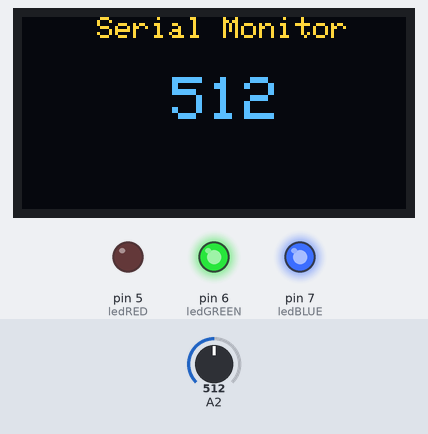
Recording of a sketch running on a simulated Arduino Uno, built with avr-gcc and run on an emulated ATmega328P. On the bench: 128×64 one-colour display, output pins drawn as LEDs (lit = HIGH). Dashed ring = blinking. The test bench sets the inputs (shaded band); at power-on: A2 = 512. The OLED is the two-colour kind (top 16 rows yellow).

Above: at 2.1 s.
2.2 s: A2 set to 11
At 4.1 s:
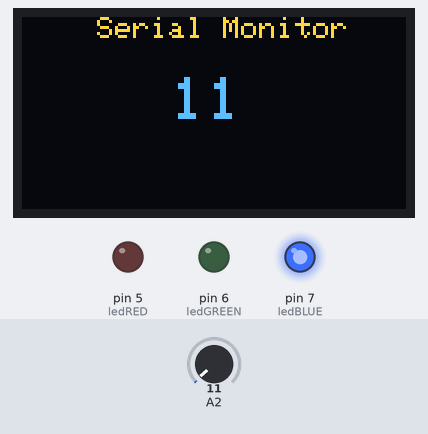
4.5 s: A2 set to 19
At 5.1 s:
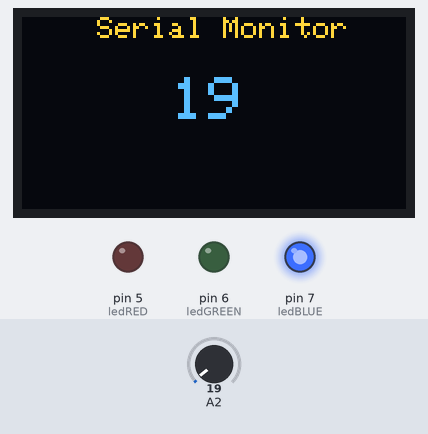
6.0 s: A2 set to 23
At 6.8 s:
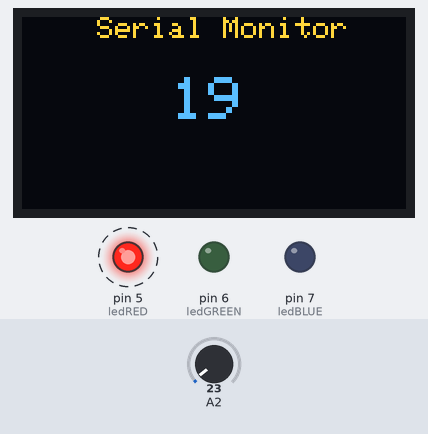
9.0 s: A2 set to 313
At 10.4 s:
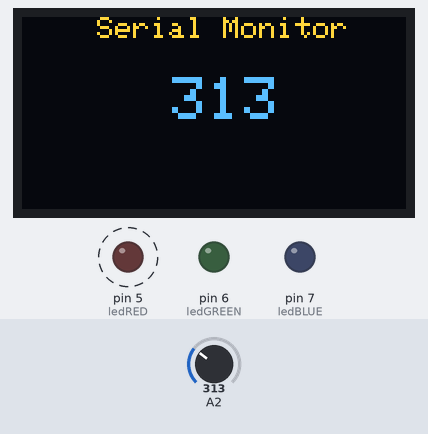
10.5 s: A2 set to 327
At 11.3 s:
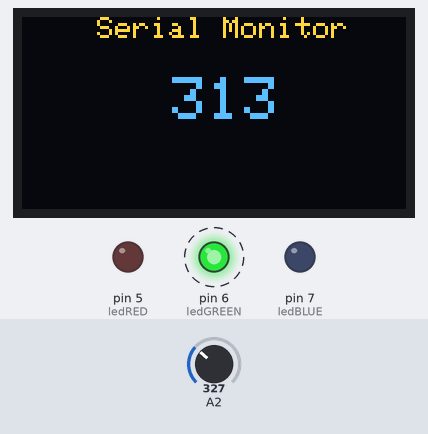
13.5 s: A2 set to 390
At 13.9 s:
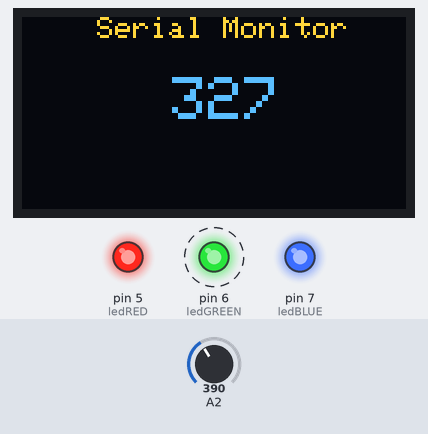
Timing chart, 0 to 17.5 s (numbered marks = the images above; inputs shaded):
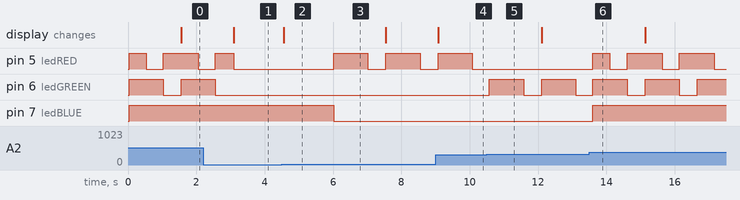

Measured:
- the behaviour switches between 20 and 21 on A2 (found by bisection; images 2 and 3)
- the behaviour switches between 319 and 320 on A2 (found by bisection; images 4 and 5)
- after the input at 2.2 s, pin 6 (ledGREEN): goes on until 2.6 s, then stays LOW; the display: changes after 0.89 s (image 1)
- after the input at 4.5 s, the display: changes after 0.05 s (image 2)
- after the input at 6.0 s, pin 5 (ledRED): alternates HIGH for 1.0 s and LOW for 0.53 s, starting at once; pin 7 (ledBLUE): HIGH → LOW at once
- after the input at 9.0 s, the display: changes after 0.07 s (image 4)
- after the input at 10.5 s, pin 5 (ledRED): stops changing and stays LOW; pin 6 (ledGREEN): alternates HIGH for 1.0 s and LOW for 0.53 s, starting after 0.08 s
- after the input at 13.5 s, pin 5 (ledRED): LOW → HIGH after 0.10 s, then repeats every 1.5 s: LOW 0.50 s, HIGH 1.0 s; pin 7 (ledBLUE): LOW → HIGH after 0.10 s

The sketch:

BatteryTester.ino
```cpp
/*
Nick Sola
Eltrn-107 Intro to Robotics
Project 1 - Battery Tester
*/

int ledRED = 5;
int ledGREEN = 6;
int ledBLUE = 7;

//Only used for youtube demo. Adafruit libraries required to run I2C screen.
#include <SPI.h>
#include <Wire.h>
#include <Adafruit_GFX.h>
#include <Adafruit_SSD1306.h>

#define SCREEN_WIDTH 128
#define SCREEN_HEIGHT 64


#define OLED_RESET     4
Adafruit_SSD1306 display(SCREEN_WIDTH, SCREEN_HEIGHT, &Wire, OLED_RESET);


void setup() {
  pinMode(A2,INPUT);
  pinMode(ledRED,OUTPUT);
  pinMode(ledBLUE,OUTPUT);
  pinMode(ledGREEN,OUTPUT);
  Serial.begin (9600);
  Serial.begin(9600);


  if(!display.begin(SSD1306_SWITCHCAPVCC, 0x3C)) {
    Serial.println(F("SSD1306 allocation failed"));
    for(;;);
  }


}

void loop () {
  //Standby mode
if ((analogRead(A2) < 21)) {
    digitalWrite(ledGREEN,LOW);
    digitalWrite(ledBLUE,HIGH);
    digitalWrite(ledRED,LOW);

   }
   //Dead battery mode
 if ((analogRead(A2) < 320)&& (analogRead(A2) > 20)) {
    digitalWrite(ledGREEN,LOW);
    digitalWrite(ledBLUE,LOW);
    digitalWrite(ledRED,HIGH);
    delay(1000);
    digitalWrite(ledRED,LOW);
    delay(500);

   }
   //Good battery mode
 if ((analogRead(A2) > 319) && (analogRead(A2) < 380)) {
    digitalWrite(ledGREEN,HIGH);
    digitalWrite(ledBLUE,LOW);
    digitalWrite(ledRED,LOW);
    delay(1000);
    digitalWrite(ledGREEN,LOW);
    delay(500);

  }
  //Error mode(used for debuging)
 if (analogRead(A2) > 380)  {


    digitalWrite(ledGREEN,HIGH);
    digitalWrite(ledBLUE,HIGH);
    digitalWrite(ledRED,HIGH);
    delay(500);
    digitalWrite(ledRED,LOW);
    delay(500);
    digitalWrite(ledGREEN,LOW);
    digitalWrite(ledRED,HIGH);
    delay(500);

}


  //For youtube demo only. Code for I2C Display
  display.clearDisplay();
  display.setTextSize(1);
  display.setTextColor(SSD1306_WHITE);
  display.setCursor(25, 0);
  display.println(("Serial Monitor"));


  display.setTextSize(2);
  display.setTextColor(SSD1306_WHITE);
  display.setCursor(50, 20);
  display.println(analogRead(A2));
  display.display();


}
```
